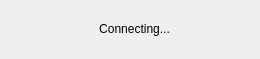
<?xml version="1.0" encoding="UTF-8"?>
<ui version="4.0">
 <class>Dialog</class>
 <widget class="QDialog" name="Dialog">
  <property name="geometry">
   <rect>
    <x>0</x>
    <y>0</y>
    <width>260</width>
    <height>59</height>
   </rect>
  </property>
  <property name="windowTitle">
   <string>Dialog</string>
  </property>
  <widget class="QLabel" name="label">
   <property name="geometry">
    <rect>
     <x>90</x>
     <y>20</y>
     <width>89</width>
     <height>18</height>
    </rect>
   </property>
   <property name="text">
    <string>Connecting...</string>
   </property>
   <property name="alignment">
    <set>Qt::AlignCenter</set>
   </property>
  </widget>
 </widget>
 <resources/>
 <connections/>
</ui>
